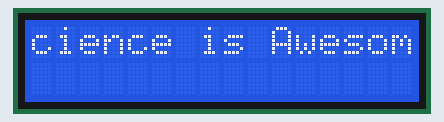
This sketch was run on a simulated Arduino Uno, built with avr-gcc and run on an emulated ATmega328P. Parts: 16×2 character LCD.

Above: at 0.1 s.
At 1.6 s:
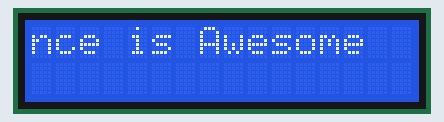
At 3.6 s:
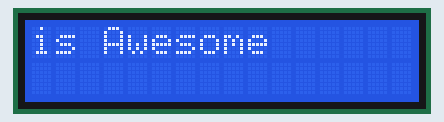
At 5.6 s:
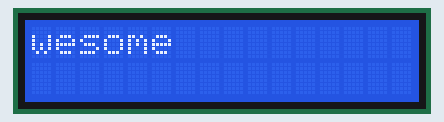
At 7.6 s:
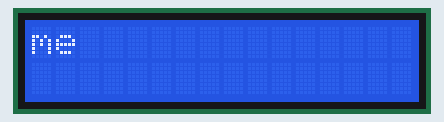
At 9.1 s:
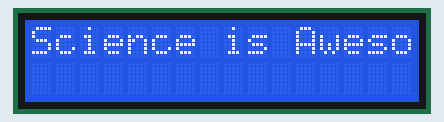

The sketch:

I2ClcdDisplayScrollingTextExplore.ino
```cpp
#include <Wire.h>
#include <LiquidCrystal_I2C.h>

// Set the LCD address to 0x27 for a 16 chars and 2 line display
LiquidCrystal_I2C lcd(0x27, 16, 2);

void setup() {
  // Initialize the LCD
  lcd.init();

  // Turn on the backlight
  lcd.backlight();

  // Set the initial position for scrolling
  lcd.setCursor(0, 0);

  // Print the initial text
  lcd.print("Science is Awesome");
}

void loop() {
  // Scroll the text to the left
  for (int i = 0; i < 16; i++) {
    lcd.scrollDisplayLeft();
    delay(500); // Adjust the scrolling speed here
  }

  // Pause at the end of the scroll
  delay(1000);

  // Reset the display position
  lcd.home();

  // Pause before starting the next scroll
  delay(1000);
}
```

Measured:
- by itself, everything shown: repeats every 10.0 s, in 17 steps
- what the display in image 1 shows lasts 0.5 s, from 1.6 s to 2.1 s
- what the display in image 4 shows lasts 1.5 s, from 7.6 s to 9.1 s
- what the display in image 5 shows lasts 1.0 s, from 9.1 s to 10.1 s
